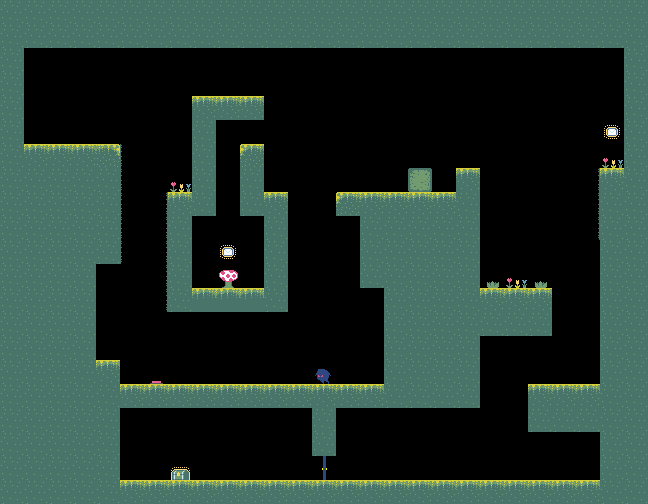

This game map was drawn from its Tiled (.tmx) file and the tilesets committed beside it. A one-line description and the full map source follow:
An orthogonal 27x21 tile map with 24x24 px tiles, 1 tile layer (forground).

<map version="1.0" orientation="orthogonal" renderorder="right-down" width="27" height="21" tilewidth="24" tileheight="24" nextobjectid="1">
 <tileset firstgid="1" name="basic" tilewidth="24" tileheight="24" tilecount="168">
  <image source="../images/ground-tiles.png" width="168" height="576" />
  <tile id="1">
   <properties>
    <property name="collide" value="false" />
   </properties>
  </tile>
  <tile id="13">
   <properties>
    <property name="collide" value="false" />
    <property name="id" value="climb-right" />
   </properties>
  </tile>
  <tile id="20">
   <properties>
    <property name="id" value="door" />
   </properties>
  </tile>
  <tile id="24">
   <properties>
    <property name="id" value="larf" />
   </properties>
  </tile>
  <tile id="25">
   <properties>
    <property name="id" value="frogduck" />
   </properties>
  </tile>
  <tile id="27">
   <properties>
    <property name="id" value="shroom" />
   </properties>
  </tile>
 </tileset>
 <layer name="forground" width="27" height="21">
  <data encoding="csv">
16,16,16,16,16,16,16,16,16,16,16,16,16,16,16,16,16,16,16,16,16,16,16,16,16,16,16,
16,16,16,16,16,16,16,16,16,16,16,16,16,16,16,16,16,16,16,16,16,16,16,16,16,16,16,
16,0,0,0,0,0,0,0,0,0,0,0,0,0,0,0,0,0,0,0,0,0,0,0,0,0,16,
16,0,0,0,0,0,0,0,0,0,0,0,0,0,0,0,0,0,0,0,0,0,0,0,0,0,16,
16,0,0,0,0,0,0,0,9,9,9,0,0,0,0,0,0,0,0,0,0,0,0,0,0,0,16,
16,0,0,0,0,0,0,0,16,0,0,0,0,0,0,0,0,0,0,0,0,0,0,0,0,31,16,
16,9,9,9,12,13,0,0,16,0,11,0,0,0,0,0,0,0,0,0,0,0,0,0,0,18,16,
16,16,16,16,16,13,0,18,16,0,16,0,0,0,0,0,0,3,0,9,0,0,0,0,14,9,16,
16,16,16,16,16,13,14,9,16,0,16,9,0,0,11,9,9,9,9,16,0,0,0,0,14,16,16,
16,16,16,16,16,13,14,16,0,0,0,16,0,0,0,16,16,16,16,16,0,0,0,0,14,16,16,
16,16,16,16,16,13,14,16,0,31,0,16,0,0,0,16,16,16,16,16,0,0,0,0,0,16,16,
16,16,16,16,0,0,14,16,0,28,0,16,0,0,0,16,16,16,16,16,19,18,19,0,0,16,16,
16,16,16,16,0,0,14,16,1,1,1,16,0,0,0,0,16,16,16,16,9,9,9,0,0,16,16,
16,16,16,16,0,0,0,0,0,0,0,0,0,0,0,0,16,16,16,16,16,16,16,0,0,16,16,
16,16,16,16,0,0,0,0,0,0,0,0,0,0,0,0,16,16,16,16,0,0,0,0,0,16,16,
16,16,16,16,9,0,4,0,0,0,0,0,0,25,0,0,16,16,16,16,0,0,0,0,0,16,16,
16,16,16,16,16,9,9,9,9,9,9,9,9,9,9,9,16,16,16,16,0,0,9,9,9,16,16,
16,16,16,16,16,0,0,0,0,0,0,0,0,16,0,0,0,0,0,0,0,0,16,16,16,16,16,
16,16,16,16,16,0,0,0,0,0,0,0,0,16,0,0,0,0,0,0,0,0,0,0,0,16,16,
16,16,16,16,16,0,0,32,0,0,0,0,0,21,0,0,0,0,0,0,0,0,0,0,0,16,16,
16,16,16,16,16,9,9,9,9,9,9,9,9,9,9,9,9,9,9,9,9,9,9,9,9,16,16
</data>
 </layer>
</map>
